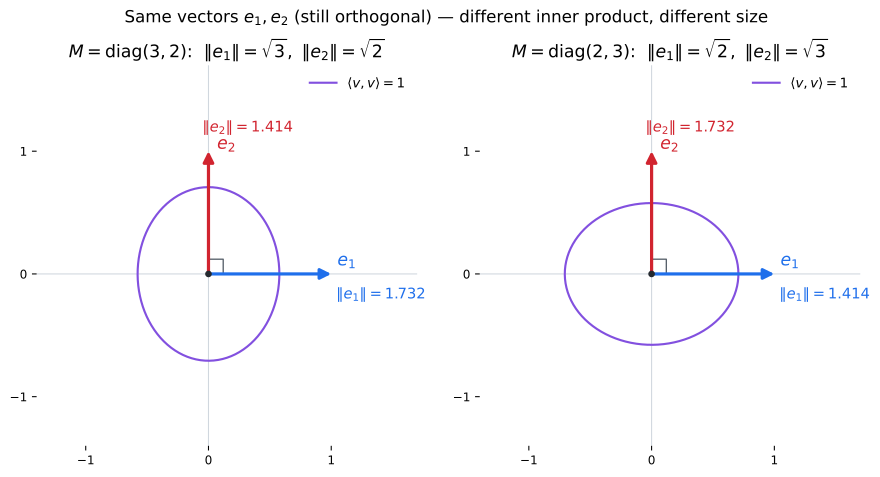

Reproduce this figure in Python.
#!/usr/bin/env python3
"""Static figure for 06강 4기 17강 §9 — "same vectors, different inner product,
different size". A diagonal inner product M = diag(a, b) reads the SAME standard
basis e1=(1,0), e2=(0,1) with DIFFERENT magnitudes (sqrt(a), sqrt(b)) while they
stay orthogonal; its unit set {v : <v,v> = 1} is an ellipse with semi-axes
1/sqrt(a), 1/sqrt(b). Renders next to itself as an SVG embedded by the note.

Reproduce:
  uv run --with matplotlib --with numpy python inner-product-magnitude-04-season-17-09.py
"""
from pathlib import Path
import numpy as np
import matplotlib.pyplot as plt
from matplotlib.patches import FancyArrowPatch

OUT = Path(__file__).with_suffix(".svg")

e1 = np.array([1.0, 0.0])
e2 = np.array([0.0, 1.0])


def size(M, v):
    return float(np.sqrt(v @ M @ v))


fig, axes = plt.subplots(1, 2, figsize=(9.4, 4.8))


def arrow(ax, p, color, lw=2.4):
    ax.add_patch(FancyArrowPatch((0, 0), p, arrowstyle="-|>", mutation_scale=16,
                                 lw=lw, color=color, shrinkA=0, shrinkB=0, zorder=5))


def panel(ax, M, title):
    a, b = M[0, 0], M[1, 1]
    # unit set of the inner product: x^2 * a + y^2 * b = 1  -> ellipse
    th = np.linspace(0, 2 * np.pi, 400)
    ax.plot(np.cos(th) / np.sqrt(a), np.sin(th) / np.sqrt(b),
            color="#8250df", lw=1.6, zorder=2,
            label=r"$\langle v,v\rangle=1$")
    # the two standard basis vectors (same in every panel)
    arrow(ax, e1, "#1f6feb")
    arrow(ax, e2, "#d1242f")
    s1, s2 = size(M, e1), size(M, e2)
    ax.text(e1[0] + 0.05, e1[1] + 0.07, r"$e_1$", color="#1f6feb",
            fontsize=13, weight="bold")
    ax.text(e2[0] + 0.07, e2[1] + 0.02, r"$e_2$", color="#d1242f",
            fontsize=13, weight="bold")
    ax.text(e1[0] + 0.04, e1[1] - 0.20, rf"$\|e_1\|={s1:.3f}$",
            color="#1f6feb", fontsize=11)
    ax.text(e2[0] - 0.05, e2[1] + 0.16, rf"$\|e_2\|={s2:.3f}$",
            color="#d1242f", fontsize=11)
    # right-angle marker: e1, e2 stay orthogonal under any diagonal M
    r = 0.12
    ax.plot([r, r, 0], [0, r, r], color="#57606a", lw=1.0, zorder=4)
    ax.scatter([0], [0], s=16, color="#24292f", zorder=6)
    ax.set_title(title, fontsize=13)
    ax.set_xlim(-1.4, 1.7)
    ax.set_ylim(-1.4, 1.7)
    ax.set_aspect("equal")
    ax.axhline(0, color="#d0d7de", lw=0.8, zorder=0)
    ax.axvline(0, color="#d0d7de", lw=0.8, zorder=0)
    ax.set_xticks([-1, 0, 1])
    ax.set_yticks([-1, 0, 1])
    ax.tick_params(labelsize=9)
    for sp in ax.spines.values():
        sp.set_visible(False)
    ax.legend(loc="upper right", fontsize=10, frameon=False)


panel(axes[0], np.diag([3.0, 2.0]),
      r"$M=\mathrm{diag}(3,2)$:  $\|e_1\|=\sqrt{3},\ \|e_2\|=\sqrt{2}$")
panel(axes[1], np.diag([2.0, 3.0]),
      r"$M=\mathrm{diag}(2,3)$:  $\|e_1\|=\sqrt{2},\ \|e_2\|=\sqrt{3}$")

fig.suptitle(
    r"Same vectors $e_1,e_2$ (still orthogonal) — different inner product, "
    r"different size",
    fontsize=12.5, y=0.99)
fig.tight_layout()
fig.savefig(OUT, format="svg", bbox_inches="tight")
print(f"wrote {OUT}")
for M in (np.diag([3.0, 2.0]), np.diag([2.0, 3.0])):
    print(f"  M=diag({int(M[0,0])},{int(M[1,1])}): "
          f"|e1|={size(M, e1):.4f}, |e2|={size(M, e2):.4f}")
